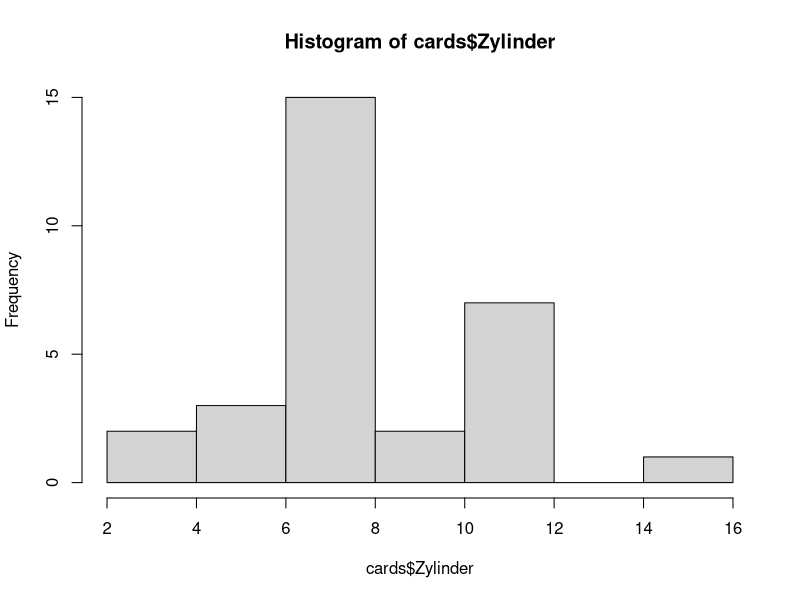
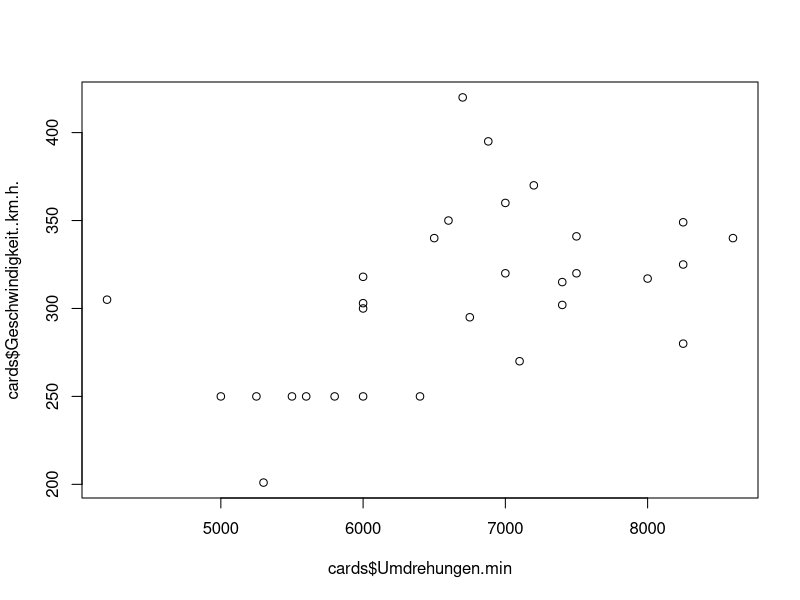

Here is the R script that generated these plots, in order:
cards=read.table("games/top-ass-luxusklasse.csv",sep = ",",header = TRUE)

hist(x = cards$Zylinder)

plot(x=cards$Umdrehungen.min,y=cards$Geschwindigkeit..km.h.)
